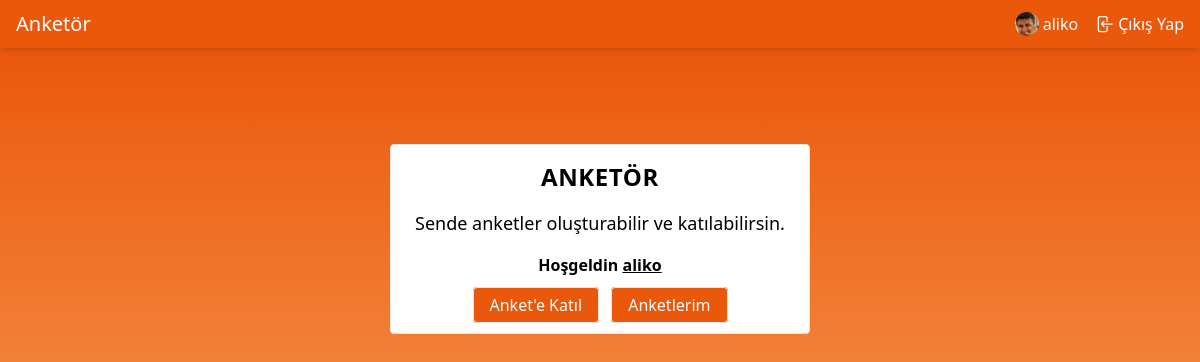
Page / (signed in) on the committed database.
### apps/account/models.py (models this page shows, shortened)
class User(AbstractBaseUser, PermissionsMixin):
    email = models.EmailField(max_length=254, unique=True)
    name = models.CharField(max_length=254, null=True, blank=True)
    is_staff = models.BooleanField(default=False)
    is_superuser = models.BooleanField(default=False)
    is_active = models.BooleanField(default=True)
    last_login = models.DateTimeField(null=True, blank=True)
    date_joined = models.DateTimeField(auto_now_add=True)
    USERNAME_FIELD = 'email'
    EMAIL_FIELD = 'email'
    REQUIRED_FIELDS = ["name"]
    objects = UserManager()
    class Meta:
        verbose_name = "Kullanıcı"
        verbose_name_plural = "Kullanıcılar"

class Profile(models.Model):
    user = models.OneToOneField(User, on_delete=models.CASCADE)
    image = models.ImageField(default='profile_pictures/def_profile.jpg', upload_to='profile_pictures')
    class Meta:
        verbose_name = "Profil"
        verbose_name_plural = "Profiller"

### PollProject/views.py (the view)
# urls.py: path("", Main.as_view(), name="home"),
class Main(View):
    template_name = "home.html"
    def get(self, request):
        return render(request, self.template_name)

### templates/home.html
{% extends "base.html" %}
{% block content %}
  <section id="index" class="from-orange-600 to-orange-300 bg-gradient-to-b">
    <div class="mx-auto border rounded bg-white p-4 my-24 px-6 space-y-4">
      <div class="w-full text-center">
                <span class="text-2xl tracking-wide uppercase font-semibold">
                    Anketör
                </span>
      </div>
      <div class="space-y-4">
        <div>
          <p class="text-lg">Sende anketler oluşturabilir ve katılabilirsin.</p>
        </div>
        {% if user.is_authenticated %}
          <div class="font-semibold text-center">
            <p>Hoşgeldin <span class="underline">{{ user.name|default_if_none:user.email }}</span></p>
          </div>
        {% endif %}
        <div class="w-full text-center space-x-2">
          <a href="{% url "poll.public.list" %}"
             class="p-1.5 border rounded bg-orange-600 hover:bg-orange-700 text-white px-4">Anket'e Katıl</a>
          <a href="{% url "poll.index" %}"
             class="p-1.5 border rounded bg-orange-600 hover:bg-orange-700 text-white px-4">Anketlerim</a>
        </div>
      </div>
    </div>
  </section>
{% endblock %}

### templates/header.html (shortened to what this page needs)
{% load static %}
<header class="sticky w-full top-0 left-0 right-0 bottom-auto z-[990] bg-orange-600 text-white shadow-md p-2.5 px-4">
  <div class="flex items-center align-middle justify-between">
    <div>
      <a href="{% url "home" %}">
        <span class="text-xl font-medium">Anketör</span>
      </a>
    </div>
    <div class="flex justify-around items-center space-x-4">
      {% if not user.is_authenticated %}
        <a class="flex items-center space-x-1 hover:underline" href="{% url 'login' %}">
          <svg xmlns="http://www.w3.org/2000/svg" fill="none" viewBox="0 0 24 24" stroke-width="1.5"
               stroke="currentColor" class="w-5 h-5">
            <path stroke-linecap="round" stroke-linejoin="round"
                  d="M17.982 18.725A7.488 7.488 0 0012 15.75a7.488 7.488 0 00-5.982 2.975m11.963 0a9 9 0 10-11.963 0m11.963 0A8.966 8.966 0 0112 21a8.966 8.966 0 01-5.982-2.275M15 9.75a3 3 0 11-6 0 3 3 0 016 0z"></path>
          </svg>
          <span class="font-sans">Giriş Yap</span>
        </a>
      {% else %}
        <a href="{% url "poll.index" %}" class="flex hover:underline items-center space-x-1">
          <img class="w-6 rounded-full" src="{{ MEDIA_URL }}{{ user.profile.image.url }}"
               alt="{{ user.name|default_if_none:user.email }} profile image">
          <span>
            {{ user.name|default_if_none:user.email }}
        </span>
        </a>
        <a class="flex items-center space-x-1 hover:underline" href="{% url 'logout' %}">
          <span class="font-sans">Çıkış Yap</span>
        </a>
      {% endif %}
    </div>
  </div>
</header>

### static/css/main.css (style rules this page uses)
html, body { height: 100%; width: 100%; margin: 0; padding: 0; }
body > main > section { flex: 1 1 auto; display: flex; flex-direction: column; }

### rows in the picture
User: profile.image (picture), name "aliko"
